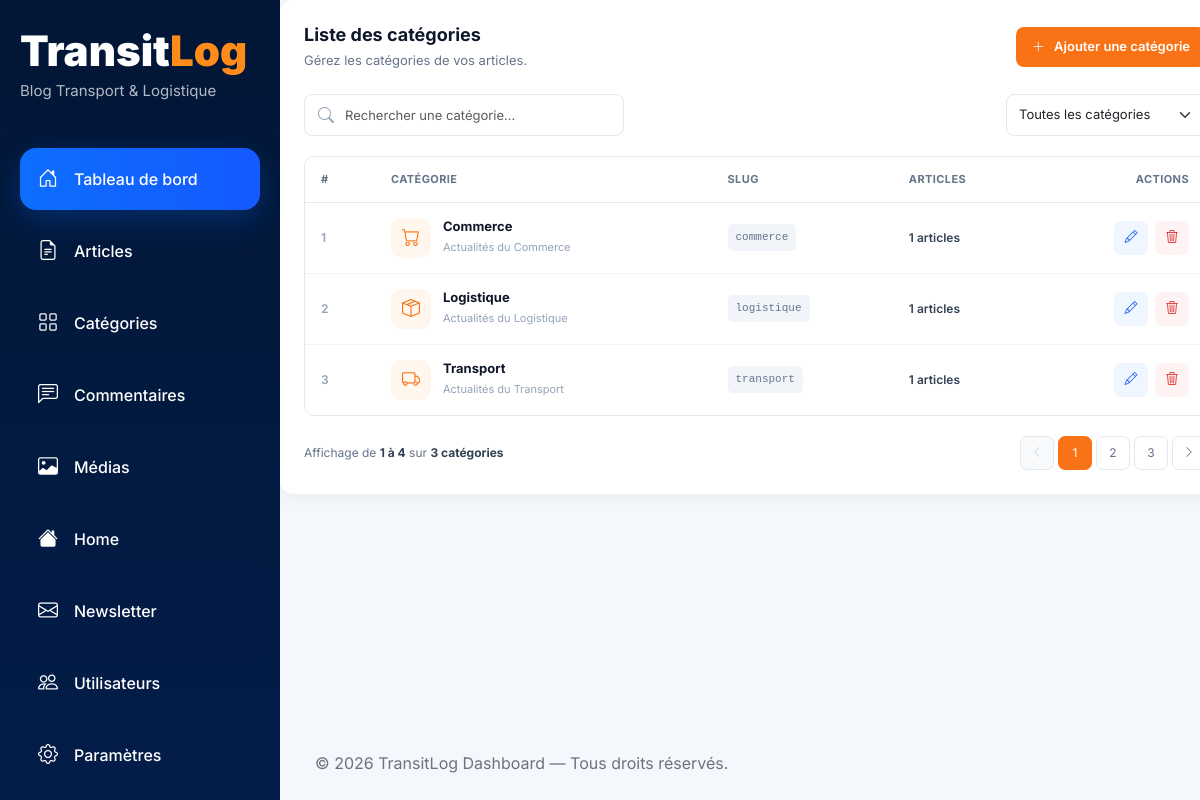
/dashboard/categories/ (signed in), run on an earlier commit of the app's database.
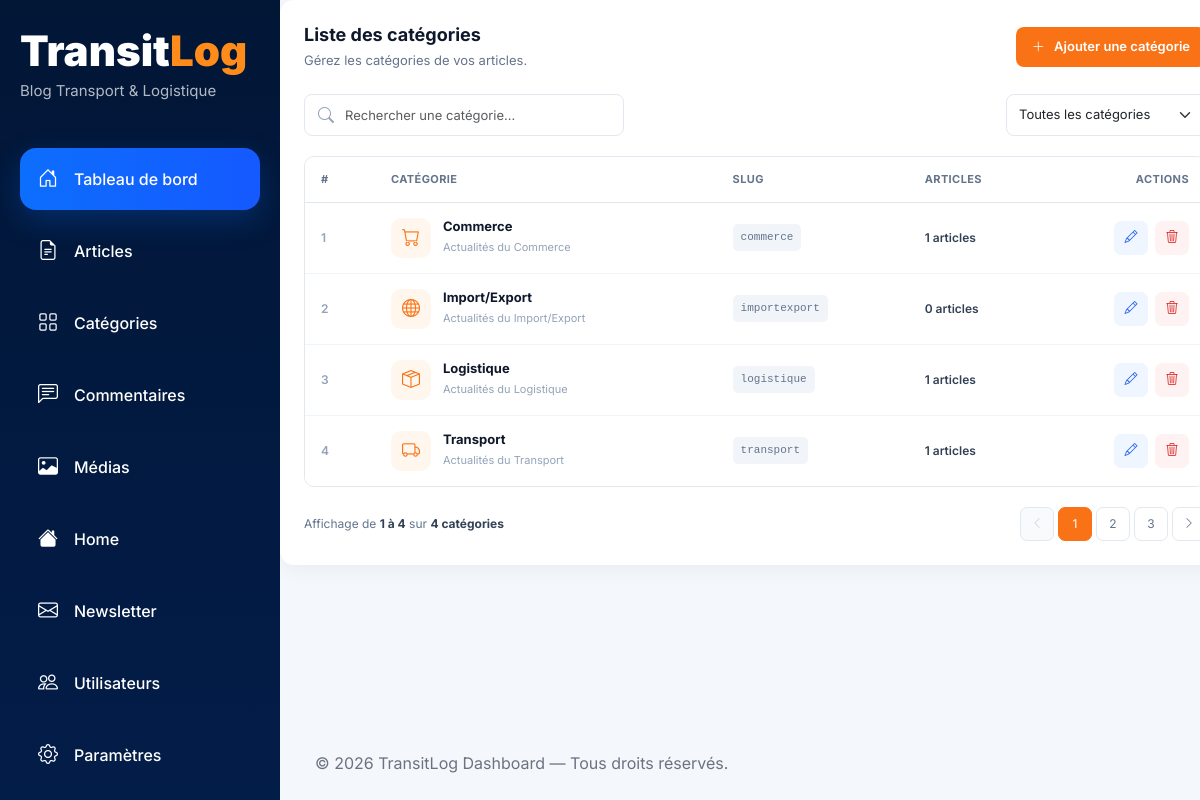
And on a later commit of the database.
### app/models.py (models this page shows, shortened)
class Category(models.Model):
    name = models.CharField(max_length=100)
    slug = models.SlugField(max_length=100, unique=True)
    description = models.TextField(blank=True)
    icon = models.CharField(
        max_length=100,
        default='bi bi-folder',
        help_text="Classe Bootstrap Icons, ex: bi bi-truck"
    )
    meta_title = models.CharField(max_length=60, blank=True)
    meta_description = models.CharField(max_length=160, blank=True)
    class Meta:
        verbose_name_plural = 'Categories'
        ordering = ['name']

### dashboard/views.py (the view)
# urls.py: path('categories/', ListCategoriesView.as_view(), name='categories-list'),
class ListCategoriesView(AdminRequiredMixin, ListView):
    template_name = 'dash/list_category.html'
    context_object_name = 'categories'
    paginate_by = 5
    def test_func(self):
        return self.request.user.role == 'admin'
    def get_queryset(self):
        return Category.objects.annotate(article_count=Count('posts'))
    def get_context_data(self, **kwargs):
        context = super().get_context_data(**kwargs)
        context['total_categories'] = Category.objects.count()
        return context

### dashboard/templates/dash/list_category.html (shortened to what this page needs)
{% extends 'dash_base.html' %}
{% block content %}
  <div class="categories-section">
    <div class="section-header">
      <div>
        <h5 class="section-title">Liste des catégories</h5>
        <p class="section-description">Gérez les catégories de vos articles.</p>
      </div>
      <a href="{% url 'add-category' %}" class="btn btn-primary add-category-btn">
        <i class="bi bi-plus-lg"></i>
        Ajouter une catégorie
      </a>
    </div>
    <div class="category-toolbar">
      <div class="search-category">
        <i class="bi bi-search"></i>
        <input type="search" class="form-control" placeholder="Rechercher une catégorie..." />
      </div>
      <select class="form-select category-filter">
        <option selected>Toutes les catégories</option>
      </select>
    </div>
    <div class="table-responsive category-table-wrapper">
      <table class="table category-table align-middle">
        <thead>
          <tr>
            <th width="70">#</th>
            <th>Catégorie</th>
            <th>Slug</th>
            <th>Articles</th>
            <th class="text-end">Actions</th>
          </tr>
        </thead>
        <tbody>
          {% for category in categories %}
            <tr>
              <td>
                <span class="category-id">{{ forloop.counter }}</span>
              </td>
              <td>
                <div class="category-info">
                  <div class="category-icon">
                    <i class="{{ category.icon|default:'bi bi-folder' }}" aria-hidden="true"></i>
                  </div>
                  <div>
                    <h6>{{ category.name }}</h6>
                    <small>Actualités du {{ category.name }}</small>
                  </div>
                </div>
              </td>
              <td>
                <span class="category-slug">{{ category.slug }}</span>
              </td>
              <td>
                <span class="article-count">{{ category.article_count }} articles</span>
              </td>
              <td>
                <div class="category-actions">
                  <a href="{% url 'update-category' category.slug %}" class="action-btn edit" title="Modifier"><i class="bi bi-pencil"></i></a>
                  <button type="button" class="action-btn delete js-delete-category" title="Supprimer {{ category.name }}" data-category-name="{{ category.name|escapejs }}" data-delete-url="{% url 'delete-category' category.slug %}" aria-label="Supprimer la catégorie {{ category.name }}"><i class="bi bi-trash3"></i></button>
                </div>
              </td>
            </tr>
          {% endfor %}
        </tbody>
      </table>
    </div>
    <div class="table-footer">
      <span class="results-info">
        Affichage de <strong>1 à 4</strong> sur
        <strong>{{ total_categories }} catégories</strong>
      </span>
      <nav>
        <ul class="pagination">
          <li class="page-item disabled">
            <a class="page-link" href="#"><i class="bi bi-chevron-left"></i></a>
          </li>
          <li class="page-item active">
            <a class="page-link" href="#">1</a>
          </li>
          <li class="page-item">
            <a class="page-link" href="#">2</a>
          </li>
          <li class="page-item">
            <a class="page-link" href="#">3</a>
          </li>
          <li class="page-item">
            <a class="page-link" href="#"><i class="bi bi-chevron-right"></i></a>
          </li>
        </ul>
      </nav>
    </div>
  </div>
{% endblock %}

### templates/dash_base.html (shortened to what this page needs)
{% load static %}
<!DOCTYPE html>
<html lang="fr">
  <head>
    <link href="https://cdn.jsdelivr.net/npm/bootstrap@5.3.3/dist/css/bootstrap.min.css" rel="stylesheet" />
    <link rel="stylesheet" href="https://cdn.jsdelivr.net/npm/bootstrap-icons@1.11.3/font/bootstrap-icons.min.css" />
    <link rel="stylesheet" href="{% static 'css/dash/dashboard.css' %}" />
    <link rel="stylesheet" href="{% static 'css/dash/list_category.css' %}" />
  </head>
  <body>
    <div class="dashboard-wrapper">
      <aside class="sidebar">
        <div>
          <h1 class="logo">Transit<span>Log</span></h1>
          <p class="sidebar-subtitle">Blog Transport & Logistique</p>
        </div>
        <div class="sidebar-menu">
          <a href="{% url 'dashboard-home' %}" class="sidebar-link active">
            <i class="bi bi-house-door"></i>
            Tableau de bord
          </a>
          <a href="{% url 'posts-list' %}" class="sidebar-link">
            <i class="bi bi-file-earmark-text"></i>
            Articles
          </a>
          <a href="{% url 'categories-list' %}" class="sidebar-link">
            <i class="bi bi-grid"></i>
            Catégories
          </a>
          <a href="#" class="sidebar-link">
            <i class="bi bi-chat-left-text"></i>
            Commentaires
          </a>
          <a href="#" class="disabled sidebar-link">
            <i class="bi bi-image disabled"></i>
            Médias
          </a>
          <a href="{% url 'home' %}" class="sidebar-link">
            <i class="bi bi-house-fill"></i>
            Home
          </a>
          <a href="#" class="sidebar-link">
            <i class="bi bi-envelope"></i>
            Newsletter
          </a>
          <a href="#" class="sidebar-link">
            <i class="bi bi-people"></i>
            Utilisateurs
          </a>
          <a href="#" class="sidebar-link">
            <i class="bi bi-gear"></i>
            Paramètres
          </a>
          <form method="post" action="{% url 'logout' %}">
            <button type="submit" class="sidebar-link text-danger sidebar-button">
            </button>
          </form>
        </div>
      </aside>
      <main class="main-content">
        {% block content %}
        {% endblock %}
        <footer>© 2026 TransitLog Dashboard — Tous droits réservés.</footer>
      </main>
    </div>
  </body>
</html>

### static/css/dash/dashboard.css (style rules this page uses)
* { margin: 0; padding: 0; box-sizing: border-box; }
html { scroll-behavior: smooth; }
body { font-family: 'Inter', sans-serif; background: #f4f7fb; min-height: 100vh; overflow-x: hidden; }
a { text-decoration: none; }
.dashboard-wrapper { display: flex; min-height: 100vh; }
.sidebar { width: 280px; background: linear-gradient(180deg, #021636 0%, #031d49 100%); color: white; padding: 30px 20px; position: fixed; top: 0; left: 0; bottom: 0; overflow-y: auto; z-index: 999; }
.logo { font-size: 42px; font-weight: 900; line-height: 1; }
.logo span { color: #ff8c1a; }
.sidebar-subtitle { color: rgba(255, 255, 255, 0.7); margin-top: 8px; font-size: 15px; }
.sidebar-menu { margin-top: 45px; }
.sidebar-link { display: flex; align-items: center; gap: 16px; color: white; padding: 16px 18px; border-radius: 16px; margin-bottom: 10px; transition: 0.3s ease; font-weight: 500; }
.sidebar-button { width: 100%; border: 0; background: transparent; text-align: left; font: inherit; }
.sidebar-link.active { background: linear-gradient(90deg, #0d6efd, #1559ff); box-shadow: 0 10px 30px rgba(13, 110, 253, 0.25); }
.sidebar-link i { font-size: 20px; }
.main-content { margin-left: 280px; flex: 1; display: flex; flex-direction: column; min-height: 100vh; }
.section-title { font-size: 26px; font-weight: 700; color: #04183a; }
.category-icon { width: 58px; height: 58px; border-radius: 18px; display: flex; align-items: center; justify-content: center; background: white; color: #0d6efd; font-size: 24px; }
footer { margin-top: auto; padding: 25px 35px; color: #6b7280; }

What changed in the data, as far as the page shows it:
added Category: name "Import/Export", slug "importexport", article_count "0"
Also different on the page:
{{ total_categories }}: "3" → "4"
